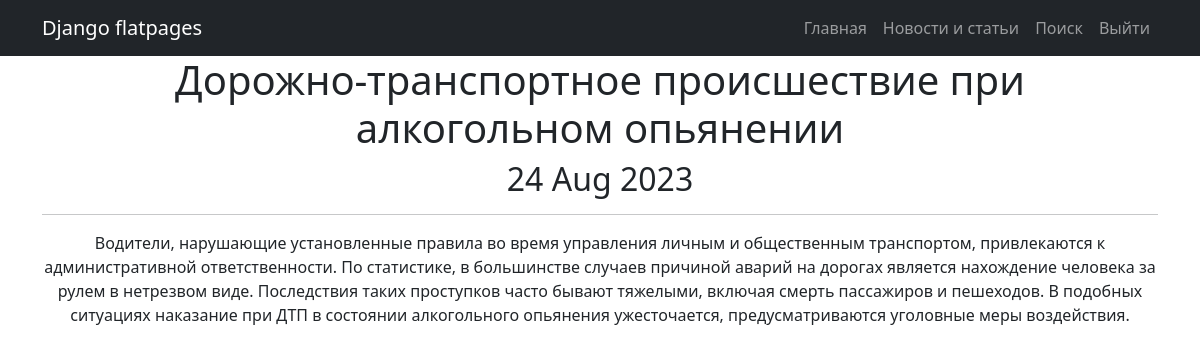
Page /posts/31 (signed in) on the committed database.
### news/models.py (models this page shows, shortened)
class Post(models.Model):
    news = 'NW'
    article = 'AR'
    CHAPTER = [
        (news, 'Новость'),
        (article, 'Статья')
    ]
    post_type = models.CharField(max_length=2, choices=CHAPTER, default=news)
    post_time = models.DateTimeField(auto_now_add=True)
    headline = models.CharField(max_length=255)
    article_text = models.TextField()
    rating = models.IntegerField(default=0)
    post_author = models.ForeignKey(Author, on_delete=models.CASCADE)
    post_category = models.ManyToManyField(Category, through='PostCategory')

### news/views.py (the view)
# urls.py: path('<int:pk>', cache_page(300)(PostDetail.as_view()), name='post_detail'),
class PostDetail(LoginRequiredMixin, DetailView):
    template_name = 'post.html'
    queryset = Post.objects.all()
    def get_object(self, *args, **kwargs):
        obj = cache.get(f'post-{self.kwargs["pk"]}', None)
        if not obj:
            obj = super().get_object(queryset=self.queryset)
            cache.set(f'post-{self.kwargs["pk"]}', obj)
        return obj

### templates/post.html (shortened to what this page needs)
{% extends 'flatpages/default.html' %}
{% block content %}
<h1>{{ post.headline }}</h1>
<h2>{{ post.post_time|date:'d M Y' }}</h2>
<hr>
<p>{{ post.article_text }}</p>
{% endblock content %}

### rows in the picture
Post: headline "Дорожно-транспортное происшествие при алкогольном опьянении", post_time "24 Aug 2023", article_text "Водители, нарушающие установленные правила во время управления личным и общественным транспортом, привлекаются к административной ответственности. По статистике, в большинстве случаев причиной аварий на дорогах является нахождение человека за рулем в нетрезвом виде. Последствия таких проступков часто бывают тяжелыми, включая смерть пассажиров и пешеходов. В подобных ситуациях наказание при ДТП в состоянии алкогольного опьянения ужесточается, предусматриваются уголовные меры воздействия."
